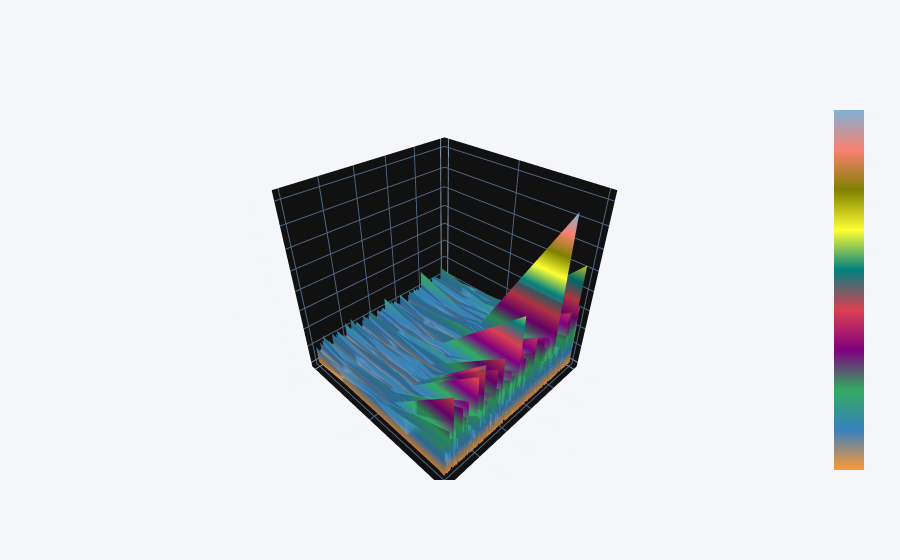

The code cell stored with this chart in its notebook:
### Code cell
df2.iplot(kind='surface')

### Figure 1 — Plotly figure (JSON) as saved in the notebook; plotly's stock layout.template omitted (floating-point values rounded to 4 significant figures; data arrays with more than 128 entries replaced by an {"elided": "..."} marker saying what was removed)
{"data": [{"colorscale": [[0.0, "rgb(255, 153, 51)"], [0.1111, "rgb(55, 128, 191)"], [0.2222, "rgb(50, 171, 96)"], [0.3333, "rgb(128, 0, 128)"], [0.4444, "rgb(219, 64, 82)"], [0.5556, "rgb(0, 128, 128)"], [0.6667, "rgb(255, 255, 51)"], [0.7778, "rgb(128, 128, 0)"], [0.8889, "rgb(251, 128, 114)"], [1.0, "rgb(128, 177, 211)"]], "x": {"elided": "1000 int values"}, "y": ["alfa", "beta", "gama"], "z": {"elided": "3x1000 float values"}, "type": "surface"}], "layout": {"legend": {"bgcolor": "#F5F6F9", "font": {"color": "#4D5663"}}, "paper_bgcolor": "#F5F6F9", "plot_bgcolor": "#F5F6F9", "title": {"font": {"color": "#4D5663"}}, "xaxis": {"gridcolor": "#E1E5ED", "showgrid": true, "tickfont": {"color": "#4D5663"}, "title": {"font": {"color": "#4D5663"}, "text": ""}, "zerolinecolor": "#E1E5ED"}, "yaxis": {"gridcolor": "#E1E5ED", "showgrid": true, "tickfont": {"color": "#4D5663"}, "title": {"font": {"color": "#4D5663"}, "text": ""}, "zerolinecolor": "#E1E5ED"}}}
